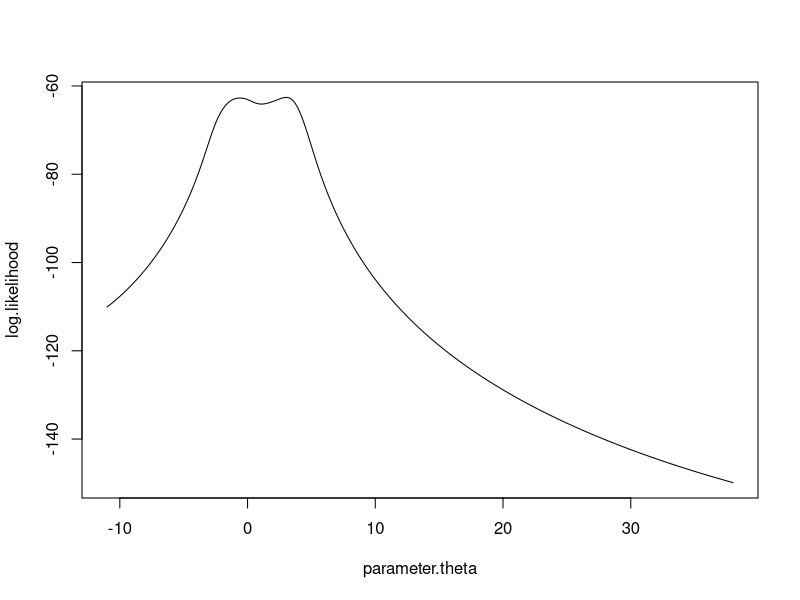
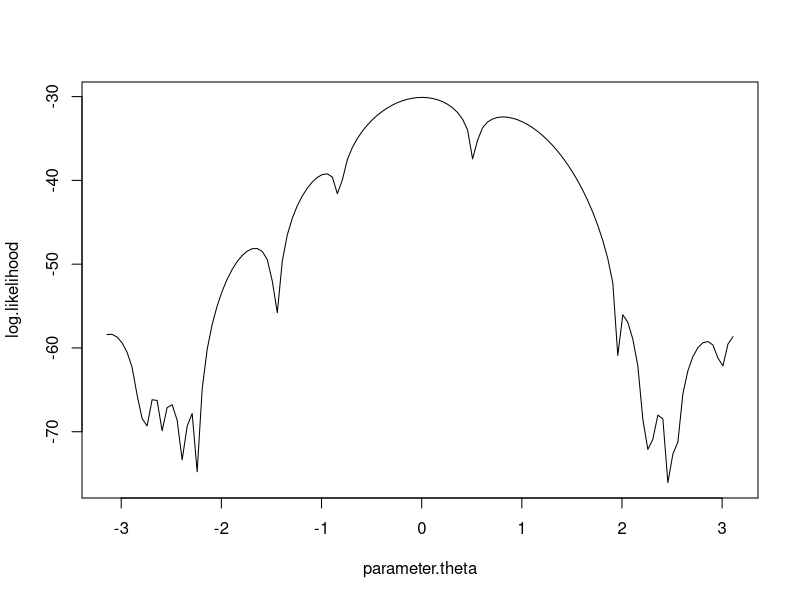
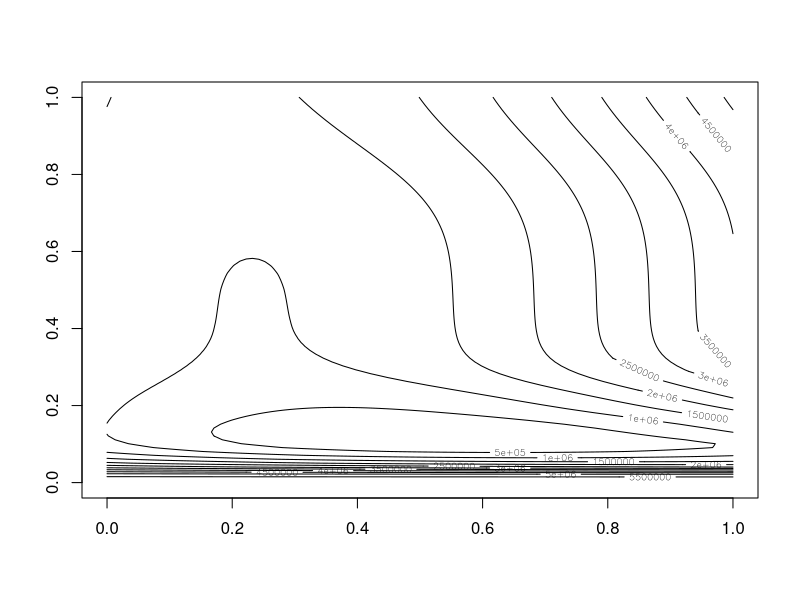

These charts were generated, in order, by the following R code:
## ---- chunk 1
knitr::opts_chunk$set(echo = TRUE)
## ---- chunk 2
x1=c(1.77,-0.23,2.76,3.80,3.47,56.75,-1.34,4.24,-2.44,3.29,3.71,-2.40,4.53,-0.07,-1.05,-13.87,-2.53,-1.75)

n = length(x1)

l <- function(theta) {
  return(n*log(pi) + sum(log(1+(theta-x1)^2))) #-log
}

l.grid <- function(theta) {
  return(2*sum((theta-x1)/(1+(theta-x1)^2))) #-l.grid
}

l.hess <- function(theta) {
  return(matrix(2*sum((1-(theta-x1)^2)/(1+(theta-x1)^2)^2),nrow=1)) #-l.hess
}

theta.est <- function(starting) {
  ## MLE  
  theta <- nlminb(start=starting,l,l.grid,l.hess)$par
  return(theta)
}



# plot

theta.value = seq(-11, 38, by=0.05)

log.likelihood = c()

for (i in 1:length(theta.value)){
  log.likelihood[i] = -l(theta.value[i])
}

plot(theta.value, log.likelihood, xlab="parameter.theta",ylab="log.likelihood", type="l")

theta.est(-11)
theta.est(-1)
theta.est(0)
theta.est(1.5)
theta.est(4)
theta.est(4.7)
theta.est(7)
theta.est(8)
theta.est(38)
## ---- chunk 3
theta.est.fix <- function(starting) {
  alpha <- c(1,0.64,0.25)
  ## MLE
  theta <- c()
  for (j in 1:3){
    l.hess.fix <- function(theta) {
      return(matrix(1/alpha[j],nrow=1))
    }
    theta[j] <- nlminb(start=starting,l,l.grid,l.hess.fix)$par
  }
  return(theta)
}
theta.est.fix(-11)
theta.est.fix(-1)
theta.est.fix(0)
theta.est.fix(1.5)
theta.est.fix(4)
theta.est.fix(4.7)
theta.est.fix(7)
theta.est.fix(8)
theta.est.fix(38)
## ---- chunk 4
theta.est.fisher <- function(starting){
  ## MLE  
  theta <- starting
  delta <- 1
  while(abs(delta) >= 0.00001){
    theta1 <- theta 
    dl <- l.grid(theta)
    theta <- theta - dl/(n/2)
    delta <- theta - theta1
  }
  return(theta)
}

theta.est.fisher(-11)
theta.est.fisher(-1)
theta.est.fisher(0)
theta.est.fisher(1.5)
theta.est.fisher(4)
theta.est.fisher(4.7)
theta.est.fisher(7)
theta.est.fisher(8)
theta.est.fisher(38)
## ---- chunk 5
knitr::kable(
  matrix (c (1, 3, 2, 1, 3, 1, 3, 1, 2), nrow = 3, ncol = 3, byrow = TRUE, dimnames = list(c("speed",  "stability", "accuracy"), c("method_b", "method_c", "method_d"))) 
)
## ---- chunk 6
x2 = c(3.91,4.85,2.28,4.06,3.70,4.04,5.46,3.53,2.28,1.96,2.53,3.88,2.22,3.47,4.82,2.46,2.99,2.54,0.52)
a.value = seq(-pi, pi, by=0.05)
n = length(x2)
log.like = c()
for (i in 1:length(a.value)){
  log.like[i] = -n*log(2*pi)+sum(log(1-cos(x2-a.value[i])))
}
plot(a.value, log.like, xlab="parameter.theta",
     ylab="log.likelihood", type="l")
## ---- chunk 7
a.est <- function(sample,starting) {
  n = length(sample)
  
  l <- function(a) {
    return(-n*log(2*pi) + sum(log(1-cos(sample-a)))) #log
  }
  
  l.grid <- function(a) {
    return(sum(sin(a-sample)/(1-cos(a-sample)))) #l.grid
  }
  
  l.hess <- function(a) {
    return(sum(1/(cos(a-sample)-1))) #l.hess
  }
  
  ## MLE  
  theta <- starting
  delta <- 1
  while(abs(delta) >= 1e-10){
    theta1 <- theta 
    dl <- l.grid(theta)
    ddl <- l.hess(theta)
    if (ddl==0){
      return(NULL)
    }
    theta <- theta - dl/ddl
    delta <- theta - theta1
  }
  
  return(c(theta,l(theta)))
}

m = mean(x2)
theta0 = asin(m-pi)
theta0
## ---- chunk 8
a.est1 = a.est(x2,theta0)
a.est1[1]
## ---- chunk 9
a.est2 = a.est(x2,-2.7)
a.est3 = a.est(x2,2.7)
a.est2[1]
a.est3[1]
## ---- chunk 10
a.value = seq(-pi,pi,by = 2*pi/199); # set 200 equally spaced starting point
a.par = c()
a.mle = c()
for (i in 1:length(a.value)){
  a.par[i] = a.est(x2,a.value[i])[1]
  a.mle[i] = a.est(x2,a.value[i])[2]
}

ascend = order(a.mle)
a.mle.ascend = a.mle[ascend]
a.par.ascend = a.par[ascend]

# find the unique outcome
j = 1
p = 2
i = 1
e = c()
e[1] = a.mle.ascend[1]
while(j<=200){
  if(a.mle.ascend[i]!=a.mle.ascend[j]){
    e[p] = a.mle.ascend[j]
    p = p+1
    i = j
    j = j+1
  }else{j = j+1}
}

# classify the starting point according to the unique outcome
group = matrix(nrow = length(e),ncol = 46)
for (y in 1:length(e)){
  t = 1
  for (i in 1:200){
    if(a.mle.ascend[i]== e[y]){
      group[y,t] = round(a.value[ascend[i]],5)
      t = t+1
    }
  }
}
group[is.na(group)]=""
knitr::kable(group)
## ---- chunk 11
t <- c(0,8,28,41,63,69,97,117,135,154)
x <- c(2,47,192,256,768,896,1120,896,1184,1024)
f <- expression(2*K/(2+(K-2)*exp(-r*t)))

df <- function(K,r,t){
  dfk <- D(f,"K")
  dfr <- D(f,"r")
  K <- K 
  r <- r 
  t <- t
  a <- eval(dfk)
  b <- eval(dfr)
  c <- array(c(a,b),c(1,2))
  return(c)
}

Df <- function(K,r){
  a <- K
  b <- r
  m <- df(a,b,t[1])
  for(i in 2:10){
    c <- df(a,b,t[i])
    m <- rbind(m,c)
  }
  return(m)
}

Z <- function(K,r){
  a <- c()
  for(i in 1:10){
    a[i] <- x[i] - 2*K/(2+(K-2)*exp(-r*t[i]))
  }
  m <- array(a,c(10,1))
  return(m)
}

theta <- matrix(c(1200,0.2),nrow=2)
delta <- matrix(c(1,1),nrow=2)

while(crossprod(delta,delta)>=0.001){
  theta1 <- theta 
  a <- Df(theta[1,1],theta[2,1])
  z <- Z(theta[1,1],theta[2,1])
  theta <- theta + solve(t(a)%*%a)%*%t(a)%*%z
  delta <- theta - theta1
}

a.est <- theta
print(a.est)
## ---- chunk 12
f <- function(K,r){
  return(sum((x-2*K/(2+(K-2)*exp(-r*t)))^2))
}

z <- matrix(0,100,100,byrow=T)
for (i in 1:100){
  for (j in 1:100){
    K <- 600 + 8*j
    r <- 0 + 0.01*i
    z[j,i] <- f(K,r)
  }
}
contour(z)
## ---- chunk 13
l <- expression(log(1/(sqrt(2*pi)*sigema))-
                  (log((2*2+2*(K-2)*exp(-r*0))/(2*K)))^2/(2*sigema^2)+
                  log(1/(sqrt(2*pi)*sigema))-
                  (log((2*47+47*(K-2)*exp(-r*8))/(2*K)))^2/(2*sigema^2)+
                  log(1/(sqrt(2*pi)*sigema))-
                  (log((2*192+192*(K-2)*exp(-r*28))/(2*K)))^2/(2*sigema^2)+
                  log(1/(sqrt(2*pi)*sigema))-
                  (log((2*256+256*(K-2)*exp(-r*41))/(2*K)))^2/(2*sigema^2)+
                  log(1/(sqrt(2*pi)*sigema))-
                  (log((2*768+768*(K-2)*exp(-r*63))/(2*K)))^2/(2*sigema^2)+
                  log(1/(sqrt(2*pi)*sigema))-
                  (log((2*896+896*(K-2)*exp(-r*69))/(2*K)))^2/(2*sigema^2)+
                  log(1/(sqrt(2*pi)*sigema))-
                  (log((2*1120+1120*(K-2)*exp(-r*97))/(2*K)))^2/(2*sigema^2)+
                  log(1/(sqrt(2*pi)*sigema))-
                  (log((2*896+896*(K-2)*exp(-r*117))/(2*K)))^2/(2*sigema^2)+
                  log(1/(sqrt(2*pi)*sigema))-
                  (log((2*1185+1184*(K-2)*exp(-r*135))/(2*K)))^2/(2*sigema^2)+
                  log(1/(sqrt(2*pi)*sigema))-
                  (log((2*1024+1024*(K-2)*exp(-r*154))/(2*K)))^2/(2*sigema^2))

dl <- function(beita){
  dlk <- D(l,"K")
  dlr <- D(l,"r")
  dlsigema <- D(l,"sigema")
  K <- beita[1] 
  r <- beita[2] 
  sigema <- beita[3]
  a <- eval(dlk)
  b <- eval(dlr)
  c <- eval(dlsigema)
  return(c(a,b,c))
}

ddl <- function(beita){
  dlkk <- D(D(l,"K"),"K")
  dlkr <- D(D(l,"K"),"r")
  dlksigema <- D(D(l,"K"),"sigema")
  dlrr <- D(D(l,"r"),"r")
  dlrsigema <- D(D(l,"r"),"sigema")
  dlsigema2 <- D(D(l,"sigema"),"sigema")
  K <- beita[1] 
  r <- beita[2] 
  sigema <- beita[3]
  a <- c(eval(dlkk),eval(dlkr),eval(dlksigema),eval(dlkr),eval(dlrr),
         eval(dlrsigema),eval(dlksigema),eval(dlrsigema),eval(dlsigema2))
  m <- matrix(a,byrow=TRUE,nrow=3)
  return(m)
}

a <- matrix(c(1200,0.2,0.5),nrow=3)
delta <- matrix(c(1,1,1),nrow=3)
while(crossprod(delta,delta)>=0.001){
  b <- a
  c <- matrix(dl(a),nrow=3)
  d <- solve(ddl(a))
  a <- a - d%*%c
  delta <- a - b
}
a
solve(-ddl(a))
